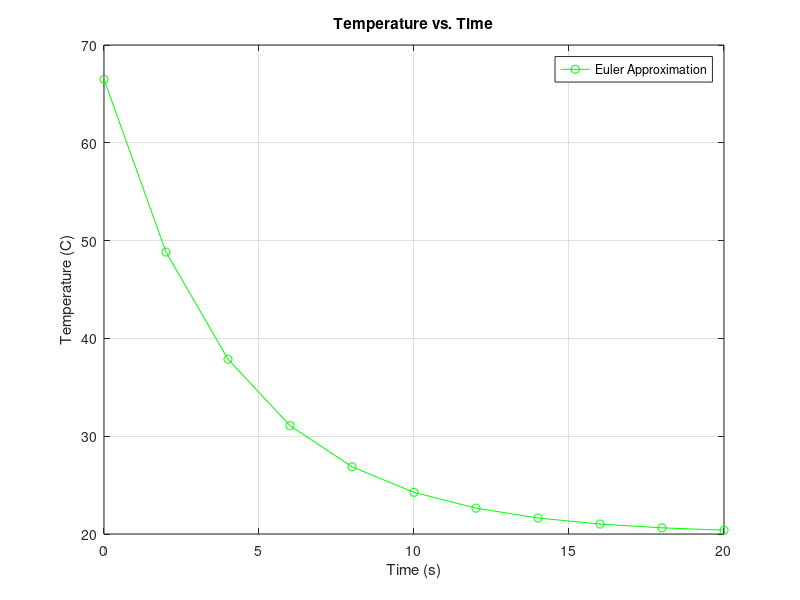

Recreate this plot in MATLAB.
% Init value
k = 0.19;    % min
Ta = 20;     % C
dt = 2;      % min
Told = 95;   % C
time = 0:dt:20;
Temp = [];
n = length(time);
i = 0;
keepLooping = true;

% Euler's Method
while keepLooping

    Tnew = (-k*(Told - Ta))*dt + Told;
    Temp = [Temp, Tnew]; 
    Told = Tnew;
    i = i + 1;

    if (i == n)
        break;
    end

end

% Plot
plot(time, Temp, 'o-g'); 
hold on;
title('Temperature vs. Time');
xlabel('Time (s)'); 
ylabel('Temperature (C)');
legend('Euler Approximation');
grid on




% -------------------------------------- Part a
% Set values
h = 0.5; %step
x = 0.5;
func = @(x) 5*x^3 - 0.5*x^2 - 6*x + 10;
f_prime = @(x) 15*x^2 - x -6;
true_value = f_prime(x);

% Forward, backward, and centered difference approximations of O(h) and O(h^2)
f_i_prime_forward = (func(x + h) - func(x)) / h;
f_i_prime_backward = (func(x) - func(x - h)) / h;
f_i_prime_centered = (func(x + h) - func(x - h)) / (2*h);

fprintf("\n\n")
disp("------------------ P 4.16 ------------------")
fprintf("True value of f_prime: %.4f\n", true_value)
fprintf("\n")

error = (abs(true_value - f_i_prime_forward)/true_value) * 100;
fprintf("O(h): F_i prime forward difference: %.4f\n", f_i_prime_forward)
fprintf("Error from forward difference: %.4f\n", error)
fprintf("\n")

error = (abs(true_value - f_i_prime_backward)/true_value) * 100;
fprintf("O(h): F_i prime backward difference: %.4f\n", f_i_prime_backward)
fprintf("Error from backward difference: %.4f\n", error)
fprintf("\n")

error = (abs(true_value - f_i_prime_centered)/true_value) * 100;
fprintf("O(h^2): F_i prime centered difference: %.4f\n", f_i_prime_centered)
fprintf("Error from centered difference: %.4f\n", error)
fprintf("\n")